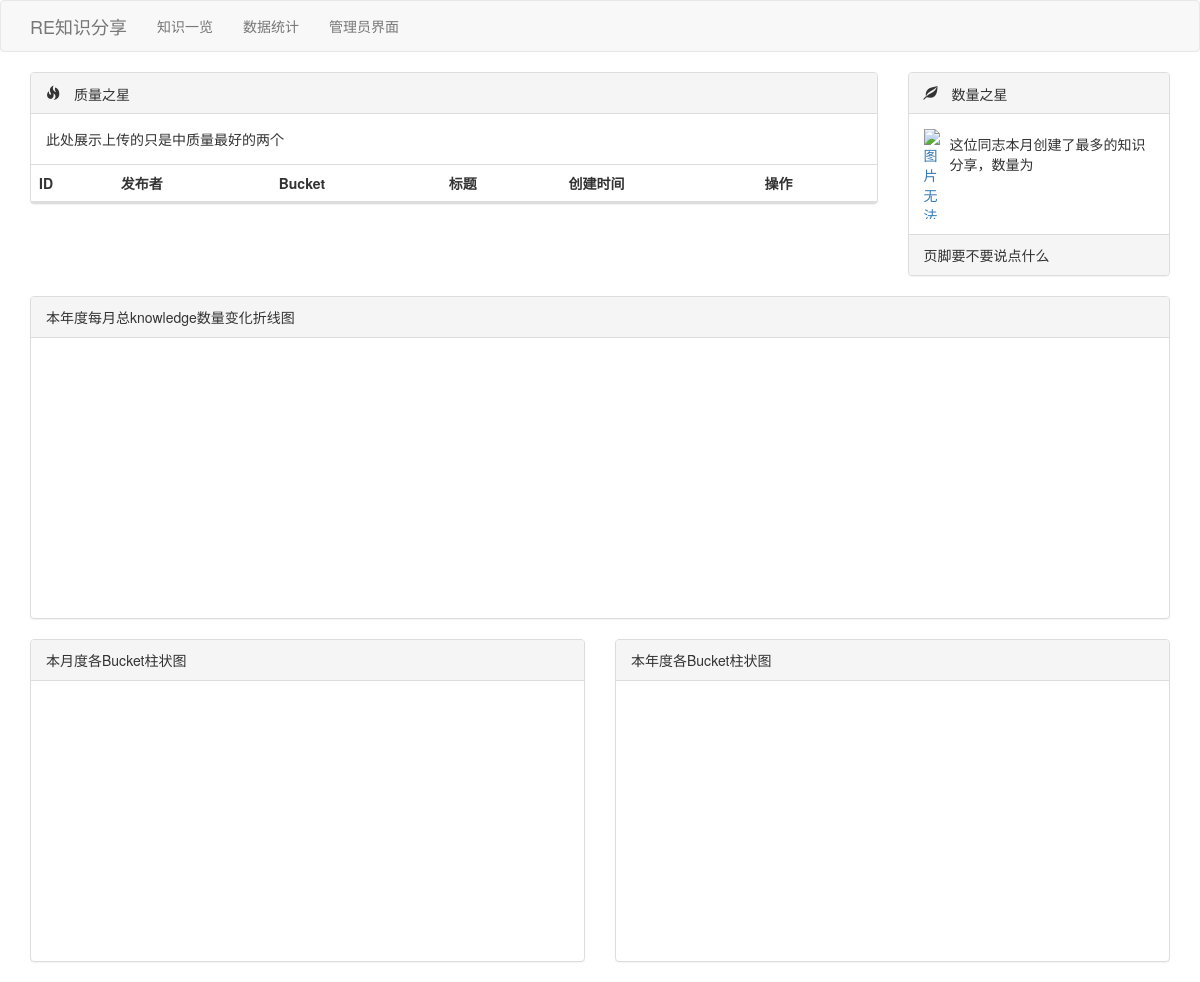
Before: / with the older database file.
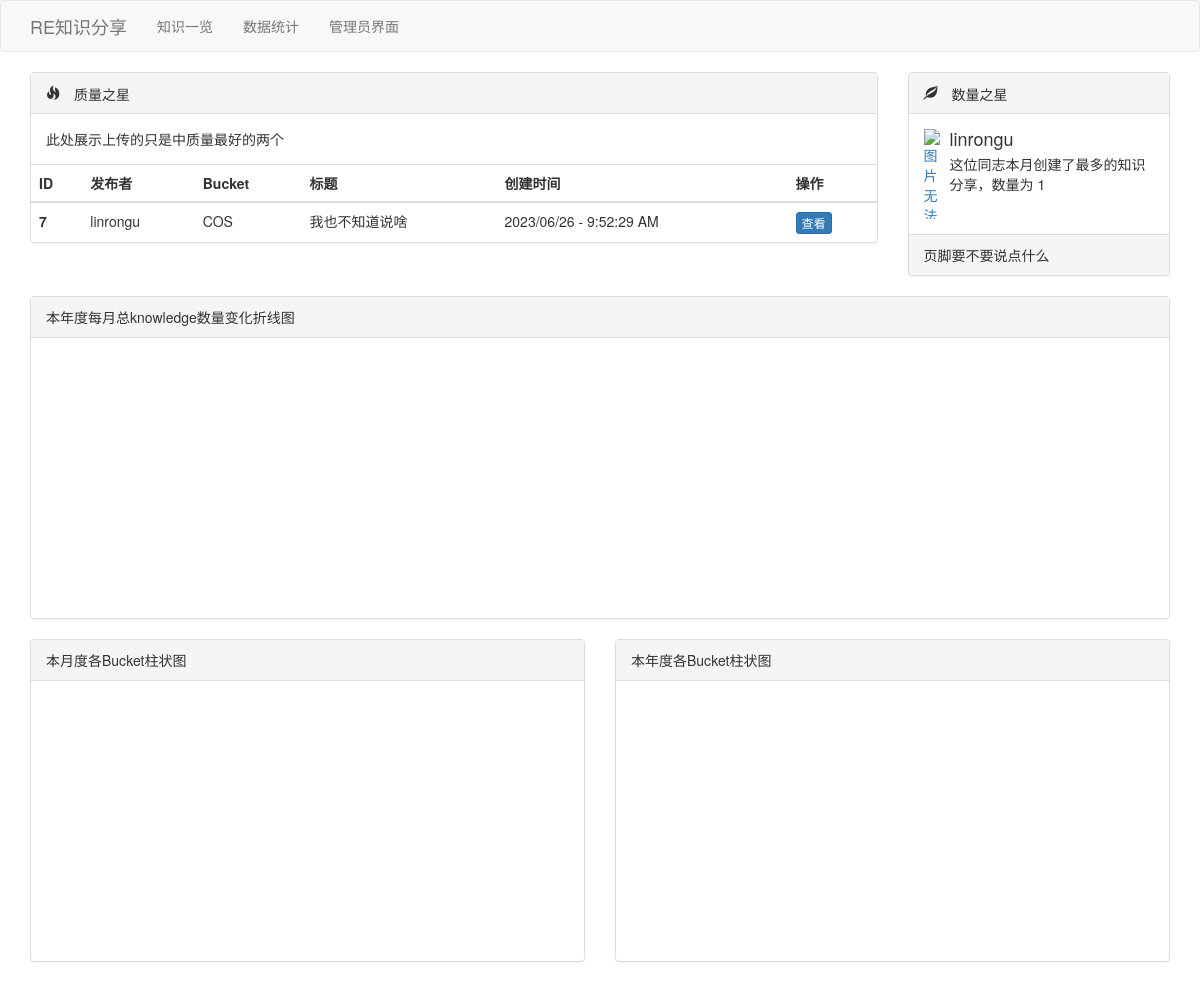
After: the same page with the newer database file.
### knowledge/models.py (models this page shows, shortened)
class Knowledge(models.Model):
    BUCKET = (
        (0, 'COS'),
        (1, 'Deal Creation'),
        (2, 'Deal Support'),
        (3, 'Merchandising'),
        (4, 'CMBS'),
        (5, 'Instock'),
        (6, 'Ad-hoc'),
        (7, 'AMA'),
    )
    id = models.AutoField(primary_key=True)
    login = models.CharField(max_length=16, verbose_name='Login')
    bucket = models.IntegerField(default=0, choices=BUCKET, verbose_name='Bucket')
    title = models.CharField(max_length=100, verbose_name='Title')
    approved = models.BooleanField(null=True, verbose_name='已审核')
    highlight = models.BooleanField(default=False, verbose_name='高亮的')
    content = RichTextUploadingField(verbose_name='Content')
    create_time = models.DateTimeField(auto_now_add=True, verbose_name="创建时间")
    modify_time = models.DateTimeField(auto_now=True, verbose_name="修改时间")
    class Meta:
        verbose_name = 'Knowledge'
        verbose_name_plural = 'Knowledge'

### knowledge/views.py (the view)
# urls.py: path('', views.chart_list),
def chart_list(request):
    highlight_queryset = Knowledge.objects.filter(Q(highlight=True)&Q(approved=True))
    most_frequent = Knowledge.objects.filter(approved=True).values('login').annotate(count=Count('id')).order_by('-count').first()
    context = {
        'highlight_queryset': highlight_queryset,
        'most_frequent': most_frequent,
    }
    return render(request, 'chart_list.html', context)

### knowledge/templates/chart_list.html (shortened to what this page needs)
{% extends 'layout.html' %}
{% load static %}
{% block content %}
    <div class="container">
        <div class="row">
            <div class="col-sm-9">
                <div class="panel panel-default">
                    <div class="panel-heading"><span class="glyphicon glyphicon-fire"> 质量之星 </span></div>
                    <div class="panel-body">
                        <div id="t1" style="width: 100%;">
                          此处展示上传的只是中质量最好的两个
                        </div>
                    </div>
                      <table class="table">
                        <thead>
                          <tr>
                            <th>ID</th>
                            <th>发布者</th>
                            <th>Bucket</th>
                            <th>标题</th>
                            <th>创建时间</th>
                            <th>操作</th>
                          </tr>
                        </thead>
                        <tbody>
                            {% for obj in highlight_queryset %}
                                <tr>
                                    <th>{{ obj.id }}</th>
                                    <td>{{ obj.login }}</td>
                                    <td>{{ obj.get_bucket_display }}</td>
                                    <td>{{ obj.title }}</td>
                                    <td>{{ obj.create_time|date:"Y/m/d - g:i:s A" }}</td>
                                    <td>
                                        <a class="btn btn-primary btn-xs" href="/knowledge/detail/{{ obj.id }}/">查看</a>
                                    </td>
                                </tr>
                            {% endfor %}
                        </tbody>
                      </table>
                </div>
            </div>
            <div class="col-sm-3">
                <div class="panel panel-default">
                    <div class="panel-heading"><span class="glyphicon glyphicon-leaf"> 数量之星 </span></div>
                    <div class="panel-body">
                        <div id="t2" style="width: 100%;">
                            <div class="media">
                              <div class="media-left">
                                <a href="https://phonetool.amazon.com/users/{{ most_frequent.login }}">
                                  <img height="90px" class="media-object" src="https://internal-cdn.amazon.com/badgephotos.amazon.com/?fullsizeimage=1&give404ifmissing=1&uid={{ most_frequent.login }}" alt="图片无法加载">
                                </a>
                              </div>
                              <div class="media-body">
                                <h4 class="media-heading">{{ most_frequent.login }}</h4>
                                这位同志本月创建了最多的知识分享，数量为 {{ most_frequent.count }}
                              </div>
                            </div>
                        </div>
                    </div>
                    <div class="panel-footer">
                        页脚要不要说点什么
                    </div>
                </div>
            </div>
        </div>
        <div class="panel panel-default">
            <div class="panel-heading">本年度每月总knowledge数量变化折线图</div>
            <div class="panel-body">
                <div id="m1" style="width: 100%;height: 250px"></div>
            </div>
        </div>
        <div class="row">
            <div class="col-sm-6">
                <div class="panel panel-default">
                    <div class="panel-heading">本月度各Bucket柱状图</div>
                    <div class="panel-body">
                        <div id="m2" style="width: 100%;height: 250px;"></div>
                    </div>
                </div>
            </div>
            <div class="col-sm-6">
                <div class="panel panel-default">
                    <div class="panel-heading">本年度各Bucket柱状图</div>
                    <div class="panel-body">
                        <div id="m3" style="width: 100%;height: 250px;"></div>
                    </div>
                </div>
            </div>
        </div>
    </div>
{% endblock %}

Changed rows visible on the page:
now on this page (row edited): Knowledge: id "7", login "linrongu", bucket "COS", title "我也不知道说啥", create_time "2023/06/26 - 9:52:29 AM"
Other visible differences:
{{ most_frequent.count }}: (not shown) → "1"
